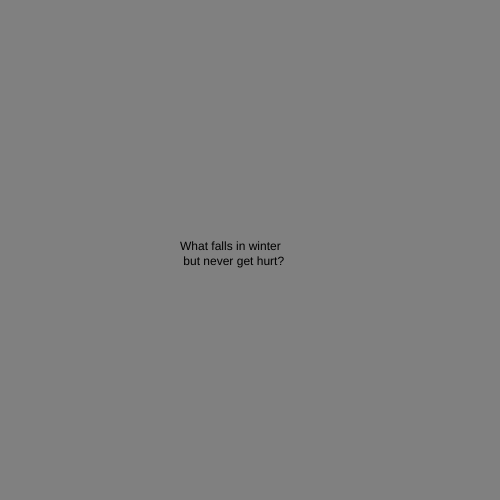
Frame 1 (no input)
Frame 60 (no input): identical to frame 1, image omitted
Frame 120 (the mouse pressed at the canvas centre since frame 60): identical to frame 1, image omitted

The p5.js sketch that drew this single still picture (run headless with seeded random() and noise() and a simulated clock; from frame 60 on, the mouse is pressed at the canvas centre):

// p5.js sketch
// ── sketch.js
let state = 0

function setup() {
  createCanvas(500, 500);
}

function draw() {

switch(state){

  case 0:
    background('grey');
    text("What falls in winter \n but never get hurt?", 180, height/2);
    break;

    case 1:
      background('green');
      text("SNOW", width/2, height/2);
      break;
}
}
function mouseReleased(){
  state= state+1 /// or state++

  if (state>1){
    state = 0 ;
  }

}
